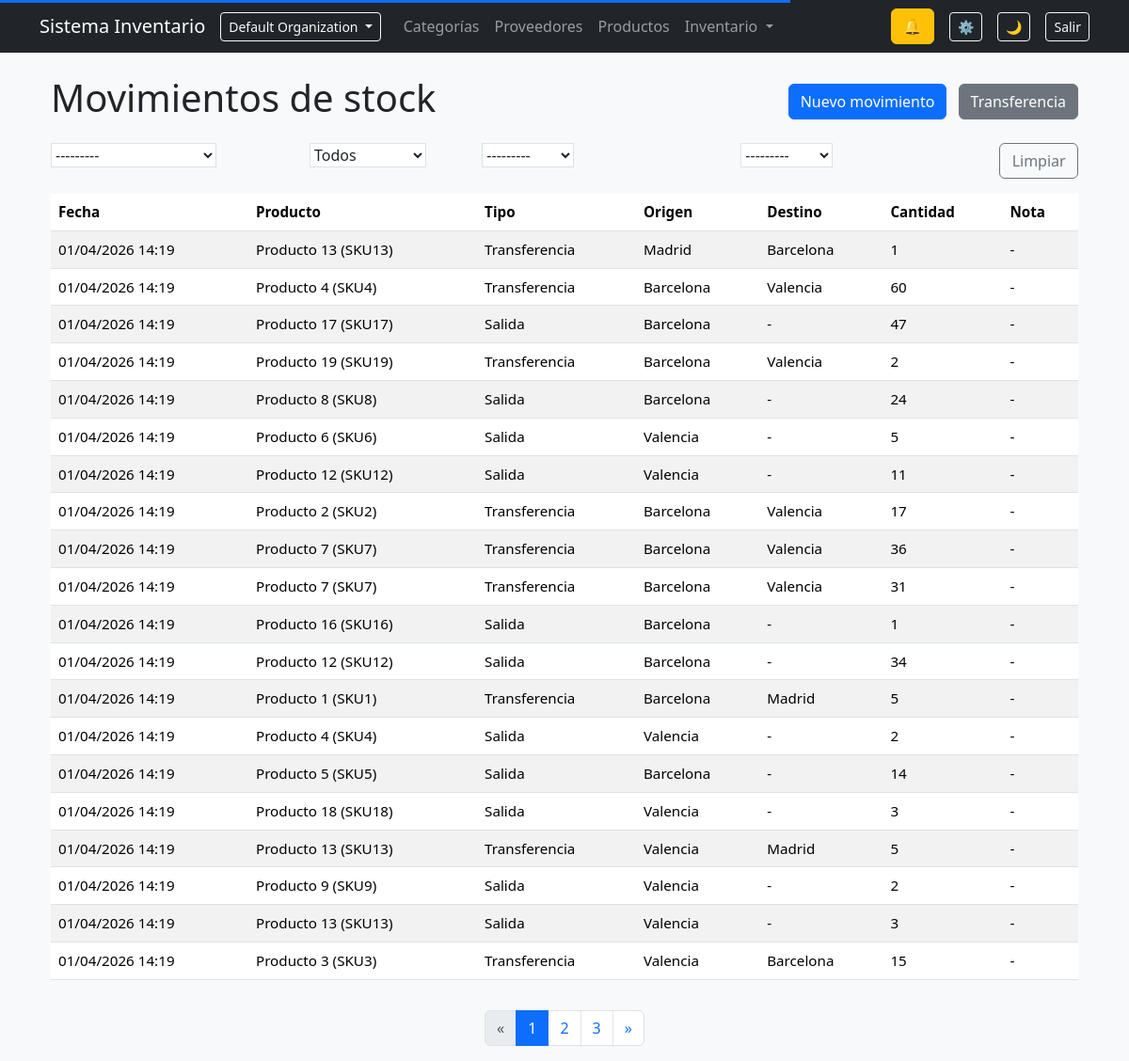
Screenshot of /inventory/stock-movements/ (signed in) with the database file from the repository.
### organizations/models.py (models this page shows, shortened)
class Organization(models.Model):
    name = models.CharField(max_length=150)
    slug = models.SlugField(unique=True)
    owner = models.ForeignKey(
        User,
        on_delete=models.CASCADE,
        related_name="owned_organizations"
    )
    created_at = models.DateTimeField(auto_now_add=True)
    class Meta:
        ordering = ["name"]

### inventory/models/movements.py (models this page shows, shortened)
class StockMovement(models.Model):
    MOVEMENT_TYPES = (
        ("IN", "Entrada"),
        ("OUT", "Salida"),
        ("TRANSFER", "Transferencia"),
    )
    organization = models.ForeignKey(
        Organization,
        on_delete=models.CASCADE,
        related_name="movements",
        db_index=True,
    )
    product = models.ForeignKey(
        Product,
        on_delete=models.CASCADE,
        related_name="movements"
    )
    movement_type = models.CharField(max_length=10, choices=MOVEMENT_TYPES)
    origin = models.ForeignKey(
        Location,
        on_delete=models.SET_NULL,
        null=True,
        blank=True,
        related_name="movements_origin"
    )
    destination = models.ForeignKey(
        Location,
        on_delete=models.SET_NULL,
        null=True,
        blank=True,
        related_name="movements_destination"
    )
    quantity = models.PositiveIntegerField()
    note = models.TextField(blank=True)
    created_at = models.DateTimeField(auto_now_add=True)
    class Meta:
        ordering = ["-created_at"]
        indexes = [
            models.Index(fields=["organization", "created_at"]),
        ]

### products/models.py (models this page shows, shortened)
class Product(models.Model):
    organization = models.ForeignKey(
        Organization,
        on_delete=models.CASCADE,
        related_name="products",
        db_index=True,
    )
    name = models.CharField(max_length=150, db_index=True)
    sku = models.CharField(max_length=50, db_index=True)
    category = models.ForeignKey(
        Category,
        on_delete=models.SET_NULL,
        null=True,
        related_name='products'
    )
    supplier = models.ForeignKey(
        Supplier,
        on_delete=models.SET_NULL,
        null=True,
        blank=True,
        related_name='products'
    )
    stock = models.IntegerField(default=0)
    min_stock = models.IntegerField(default=0)
    cost_price = models.DecimalField(max_digits=10, decimal_places=2, default=0)
    sale_price = models.DecimalField(max_digits=10, decimal_places=2, default=0)
    image = models.ImageField(upload_to=product_image_path, blank=True, null=True)
    last_low_stock_alert = models.DateTimeField(null=True, blank=True)
    created_at = models.DateTimeField(auto_now_add=True)
    updated_at = models.DateTimeField(auto_now=True)
    class Meta:
        ordering = ['name']
        unique_together = ("organization", "sku")
        indexes = [
            models.Index(fields=["organization", "name"]),
            models.Index(fields=["organization", "sku"]),
        ]
    def __str__(self):
        return f"{self.name} ({self.sku})"

### inventory/models/locations.py (models this page shows)
class Location(models.Model):
    organization = models.ForeignKey(
        Organization,
        on_delete=models.CASCADE,
        related_name="locations",
        db_index=True,
    )
    name = models.CharField(max_length=150)
    address = models.TextField(blank=True)
    is_active = models.BooleanField(default=True)
    class Meta:
        ordering = ["name"]
        unique_together = ("organization", "name")
        indexes = [
            models.Index(fields=["organization", "name"]),
        ]
    def __str__(self):
        return self.name

### inventory/views/stock.py (the view)
def stockmovement_list(request):
    view = StockMovementListView()
    qs, filter_form = view.get_queryset(request)
    page_obj = view.paginate_queryset(request, qs)
    context = {
        "movements": page_obj,
        "page_obj": page_obj,
        "filter_form": filter_form,
        "current_sort": request.GET.get("sort", ""),
        "current_dir": request.GET.get("dir", "asc"),
    }
    if view.is_htmx(request):
        return render(request, "inventory/stock/partials/table.html", context)
    return render(request, "inventory/stock/list.html", context)

### inventory/forms/stock.py
class StockMovementFilterForm(forms.Form):
    product = forms.ModelChoiceField(queryset=Product.objects.none(), required=False)
    movement_type = forms.ChoiceField(
        required=False,
        choices=[("", "Todos")] + list(StockMovement._meta.get_field("movement_type").choices),
    )
    origin = forms.ModelChoiceField(queryset=Location.objects.none(), required=False)
    destination = forms.ModelChoiceField(queryset=Location.objects.none(), required=False)
    q = forms.CharField(required=False)
    date_from = forms.DateField(required=False)
    date_to = forms.DateField(required=False)
    def __init__(self, *args, **kwargs):
        organization = kwargs.pop("organization", None)
        super().__init__(*args, **kwargs)
        if organization:
            self.fields["product"].queryset = Product.objects.filter(organization=organization)
            self.fields["origin"].queryset = Location.objects.filter(organization=organization)
            self.fields["destination"].queryset = Location.objects.filter(organization=organization)

### accounts/permissions.py (called while the page is built, shortened)
def _get_membership(user):
    if not user or not user.is_authenticated:
        return None
    request = getattr(user, "_request", None)
    membership = user.memberships.filter(is_active=True).first()
    return membership

def _has_role(user, roles):
    membership = _get_membership(user)
    if not membership:
        return False
    return membership.role in roles

def _is_owner(user):
    return _has_role(user, [Membership.Roles.OWNER])

def _is_admin(user):
    return _has_role(user, [Membership.Roles.OWNER, Membership.Roles.ADMIN])

def _is_manager(user):
    return _has_role(user, [
        Membership.Roles.OWNER,
        Membership.Roles.ADMIN,
        Membership.Roles.MANAGER
    ])

def _is_staff(user):
    return _has_role(user, [
        Membership.Roles.OWNER,
        Membership.Roles.ADMIN,
        Membership.Roles.MANAGER,
        Membership.Roles.STAFF
    ])

def can_view_products(user):
    return _is_staff(user)

def can_create_products(user):
    return _is_manager(user)

def can_edit_products(user):
    return _is_manager(user)

def can_delete_products(user):
    return _is_admin(user)

def can_export_products(user):
    return _is_manager(user)

def can_view_categories(user):
    return _is_staff(user)

def can_manage_categories(user):
    return _is_manager(user)

def can_view_suppliers(user):
    return _is_staff(user)

def can_manage_suppliers(user):
    return _is_manager(user)

### inventory/templates/inventory/stock/list.html
{% extends "base.html" %}
{% block content %}
<div class="container mt-4">
    <div class="d-flex justify-content-between align-items-center mb-3">
        <h1>Movimientos de stock</h1>
        <div>
            {% if perm.create_inventory %}
                <a href="{% url 'stockmovement_create' %}" class="btn btn-primary me-2">Nuevo movimiento</a>
                <a href="{% url 'transfer_create' %}" class="btn btn-secondary">Transferencia</a>
            {% endif %}
        </div>
    </div>
    <form
        method="get"
        class="row g-2 mb-3"
        hx-get="{% url 'stockmovement_list' %}"
        hx-target="#movements-table"
        hx-swap="innerHTML"
        hx-push-url="true"
        hx-trigger="change delay:300ms"
    >
        <div class="col-md-3">
            {{ filter_form.product }}
        </div>
        <div class="col-md-2">
            {{ filter_form.movement_type }}
        </div>
        <div class="col-md-3">
            {{ filter_form.origin }}
        </div>
        <div class="col-md-3">
            {{ filter_form.destination }}
        </div>
        <div class="col-md-1 d-grid">
            <button type="button"
                    class="btn btn-outline-secondary"
                    onclick="clearFilters(this)">
                Limpiar
            </button>
        </div>
    </form>
    <div id="movements-table">
        {% include "inventory/stock/partials/table.html" %}
    </div>
</div>
{% endblock %}

### templates/base.html
{% extends "base/layout.html" %}

### templates/base/layout.html (shortened to what this page needs)
<!DOCTYPE html>
<html lang="es" data-theme="light">
<head>
    {% load static %}
    <link rel="stylesheet" href="https://cdn.jsdelivr.net/npm/bootstrap@5.3.2/dist/css/bootstrap.min.css">
    <link href="https://cdn.jsdelivr.net/npm/select2@4.1.0-rc.0/dist/css/select2.min.css" rel="stylesheet" />
    <link rel="stylesheet" href="{% static 'css/core.css' %}">
    <link rel="stylesheet" href="{% static 'dashboard/css/dashboard.css' %}">
</head>
<body x-data>
{% if user.is_authenticated %}
    {% include "partials/navbar.html" %}
{% endif %}
<div class="container" x-transition>
    {% block content %}{% endblock %}
</div>
{% if user.is_authenticated %}
    {% include "partials/toasts.html" %}
{% endif %}
</body>
</html>

### templates/partials/navbar.html (shortened to what this page needs)
<nav class="navbar navbar-expand-lg navbar-dark bg-dark mb-4">
    <div class="container">
        <a class="navbar-brand" href="{% url 'dashboard' %}">Sistema Inventario</a>
        <div class="collapse navbar-collapse" id="navbarMain">
            <div class="dropdown me-3">
                <button class="btn btn-sm btn-outline-light dropdown-toggle" data-bs-toggle="dropdown">
                    {{ organization.name }}
                </button>
            </div>
            <ul class="navbar-nav me-auto mb-2 mb-lg-0">
                <li class="nav-item"><a href="/categorias/" class="nav-link">Categorías</a></li>
                <li class="nav-item"><a href="/proveedores/" class="nav-link">Proveedores</a></li>
                <li class="nav-item"><a href="/productos/" class="nav-link">Productos</a></li>
                <li class="nav-item dropdown">
                    <a class="nav-link dropdown-toggle" href="#" data-bs-toggle="dropdown">
                        Inventario
                    </a>
                </li>
            </ul>
            <div class="d-flex align-items-center gap-3 me-3">
                <div id="notifications-bell"
                     hx-get="{% url 'notifications:notifications_counter' %}"
                     hx-trigger="load, inventory:notifications_updated from:body"
                     hx-target="this"
                     hx-swap="outerHTML">
                    {% include 'notifications/partials/bell.html' %}
                </div>
                <a href="{% url 'notification_preferences' %}"
                   class="btn btn-sm btn-outline-light"
                   title="Configurar notificaciones">
                    ⚙️
                </a>
            </div>
            <button id="themeToggle" class="btn btn-sm btn-outline-light me-3">🌙</button>
            <form method="post" action="{% url 'logout' %}">
                <button class="btn btn-sm btn-outline-light">Salir</button>
            </form>
        </div>
    </div>
</nav>

### notifications/templates/notifications/partials/bell.html (shortened to what this page needs)
<div
    class="position-relative"
    style="cursor:pointer;"
    data-bs-toggle="offcanvas"
    data-bs-target="#notificationsPanelOffcanvas"
>
    <span class="btn btn-warning">🔔</span>
</div>

### inventory/templates/inventory/stock/partials/table.html
<div class="table-responsive">
<table class="table table-striped align-middle">
    <thead>
        <tr>
            {% include "partials/sortable_th.html" with field="created_at" label="Fecha" target="#movements-table" %}
            {% include "partials/sortable_th.html" with field="product__name" label="Producto" target="#movements-table" %}
            {% include "partials/sortable_th.html" with field="movement_type" label="Tipo" target="#movements-table" %}
            {% include "partials/sortable_th.html" with field="origin__name" label="Origen" target="#movements-table" %}
            {% include "partials/sortable_th.html" with field="destination__name" label="Destino" target="#movements-table" %}
            {% include "partials/sortable_th.html" with field="quantity" label="Cantidad" target="#movements-table" %}
            <th>Nota</th>
        </tr>
    </thead>
    <tbody>
        {% for m in movements %}
        <tr>
            <td>{{ m.created_at|date:"d/m/Y H:i" }}</td>
            <td>{{ m.product }}</td>
            <td>{{ m.get_movement_type_display }}</td>
            <td>{{ m.origin|default:"-" }}</td>
            <td>{{ m.destination|default:"-" }}</td>
            <td>{{ m.quantity }}</td>
            <td>{{ m.note|default:"-" }}</td>
        </tr>
        {% empty %}
        <tr>
            <td colspan="7" class="text-center">No hay movimientos.</td>
        </tr>
        {% endfor %}
    </tbody>
</table>
</div>
{% include "shared/pagination.html" with target_id="#movements-table" %}

### templates/partials/sortable_th.html (shortened to what this page needs)
<th
    hx-get="{{ url|default:request.path }}?sort={{ field }}&dir={% if current_sort == field and current_dir == 'asc' %}desc{% else %}asc{% endif %}"
    hx-target="{{ target|default:'#table' }}"
    hx-swap="innerHTML"
    hx-push-url="true"
    style="cursor:pointer;"
>
    {{ label }}
</th>

### templates/shared/pagination.html
{% if page_obj.has_other_pages %}
<nav>
    <ul class="pagination justify-content-center mt-3">
        {% with target_id=target_id|default:"#table" %}
        {% if page_obj.has_previous %}
            <li class="page-item">
                <a class="page-link"
                   hx-get="?{% if request.GET %}{{ request.GET.urlencode|cut:'page='|cut:'&&' }}&{% endif %}page={{ page_obj.previous_page_number }}"
                   hx-target="{{ target_id }}"
                   hx-swap="innerHTML"
                   hx-push-url="true">
                    «
                </a>
            </li>
        {% else %}
            <li class="page-item disabled"><span class="page-link">«</span></li>
        {% endif %}
        {% for num in page_obj.paginator.page_range %}
            {% if page_obj.number == num %}
                <li class="page-item active">
                    <span class="page-link">{{ num }}</span>
                </li>
            {% elif num >= page_obj.number|add:-2 and num <= page_obj.number|add:2 %}
                <li class="page-item">
                    <a class="page-link"
                       hx-get="?{% if request.GET %}{{ request.GET.urlencode|cut:'page='|cut:'&&' }}&{% endif %}page={{ num }}"
                       hx-target="{{ target_id }}"
                       hx-swap="innerHTML"
                       hx-push-url="true">
                        {{ num }}
                    </a>
                </li>
            {% endif %}
        {% endfor %}
        {% if page_obj.has_next %}
            <li class="page-item">
                <a class="page-link"
                   hx-get="?{% if request.GET %}{{ request.GET.urlencode|cut:'page='|cut:'&&' }}&{% endif %}page={{ page_obj.next_page_number }}"
                   hx-target="{{ target_id }}"
                   hx-swap="innerHTML"
                   hx-push-url="true">
                    »
                </a>
            </li>
        {% else %}
            <li class="page-item disabled"><span class="page-link">»</span></li>
        {% endif %}
        {% endwith %}
    </ul>
</nav>
{% endif %}

### templates/partials/toasts.html (shortened to what this page needs)
<div class="position-fixed bottom-0 end-0 p-3" style="z-index:1080;">
</div>

### static/css/core.css (style rules this page uses)
:root { --bg: #f8f9fa; --text: #212529; --card: #ffffff; --border: #dee2e6; }
body { background: var(--bg); color: var(--text); transition: background .25s ease, color .25s ease; }
.table { font-size: 0.95rem; }
th { user-select: none; }
input, select { background: var(--card); color: var(--text); border: 1px solid var(--border); }

### dashboard/static/dashboard/css/dashboard.css (style rules this page uses)
:root { --section-bg: #ffffff; --sub-bg: #414040; --sub-text: #fafafa; }

### rows the page displays
Organization: name "Default Organization"
StockMovement: created_at "01/04/2026 14:19", product "Producto 13 (SKU13)", movement_type "Transferencia", origin "Madrid", destination "Barcelona", quantity "1", note "-"
StockMovement: created_at "01/04/2026 14:19", product "Producto 4 (SKU4)", movement_type "Transferencia", origin "Barcelona", destination "Valencia", quantity "60", note "-"
StockMovement: created_at "01/04/2026 14:19", product "Producto 17 (SKU17)", movement_type "Salida", origin "Barcelona", destination "-", quantity "47", note "-"
StockMovement: created_at "01/04/2026 14:19", product "Producto 19 (SKU19)", movement_type "Transferencia", origin "Barcelona", destination "Valencia", quantity "2", note "-"
StockMovement: created_at "01/04/2026 14:19", product "Producto 8 (SKU8)", movement_type "Salida", origin "Barcelona", destination "-", quantity "24", note "-"
StockMovement: created_at "01/04/2026 14:19", product "Producto 6 (SKU6)", movement_type "Salida", origin "Valencia", destination "-", quantity "5", note "-"
StockMovement: created_at "01/04/2026 14:19", product "Producto 12 (SKU12)", movement_type "Salida", origin "Valencia", destination "-", quantity "11", note "-"
StockMovement: created_at "01/04/2026 14:19", product "Producto 2 (SKU2)", movement_type "Transferencia", origin "Barcelona", destination "Valencia", quantity "17", note "-"
StockMovement: created_at "01/04/2026 14:19", product "Producto 7 (SKU7)", movement_type "Transferencia", origin "Barcelona", destination "Valencia", quantity "36", note "-"
StockMovement: created_at "01/04/2026 14:19", product "Producto 7 (SKU7)", movement_type "Transferencia", origin "Barcelona", destination "Valencia", quantity "31", note "-"
StockMovement: created_at "01/04/2026 14:19", product "Producto 16 (SKU16)", movement_type "Salida", origin "Barcelona", destination "-", quantity "1", note "-"
StockMovement: created_at "01/04/2026 14:19", product "Producto 12 (SKU12)", movement_type "Salida", origin "Barcelona", destination "-", quantity "34", note "-"
StockMovement: created_at "01/04/2026 14:19", product "Producto 1 (SKU1)", movement_type "Transferencia", origin "Barcelona", destination "Madrid", quantity "5", note "-"
StockMovement: created_at "01/04/2026 14:19", product "Producto 4 (SKU4)", movement_type "Salida", origin "Valencia", destination "-", quantity "2", note "-"
StockMovement: created_at "01/04/2026 14:19", product "Producto 5 (SKU5)", movement_type "Salida", origin "Barcelona", destination "-", quantity "14", note "-"
StockMovement: created_at "01/04/2026 14:19", product "Producto 18 (SKU18)", movement_type "Salida", origin "Valencia", destination "-", quantity "3", note "-"
StockMovement: created_at "01/04/2026 14:19", product "Producto 13 (SKU13)", movement_type "Transferencia", origin "Valencia", destination "Madrid", quantity "5", note "-"
StockMovement: created_at "01/04/2026 14:19", product "Producto 9 (SKU9)", movement_type "Salida", origin "Valencia", destination "-", quantity "2", note "-"
StockMovement: created_at "01/04/2026 14:19", product "Producto 13 (SKU13)", movement_type "Salida", origin "Valencia", destination "-", quantity "3", note "-"
StockMovement: created_at "01/04/2026 14:19", product "Producto 3 (SKU3)", movement_type "Transferencia", origin "Valencia", destination "Barcelona", quantity "15", note "-"

### other values shown
{{ label }} "Fecha Producto Tipo Origen Destino Cantidad"
{{ num }} "1"
{{ num }} "2" "3"
